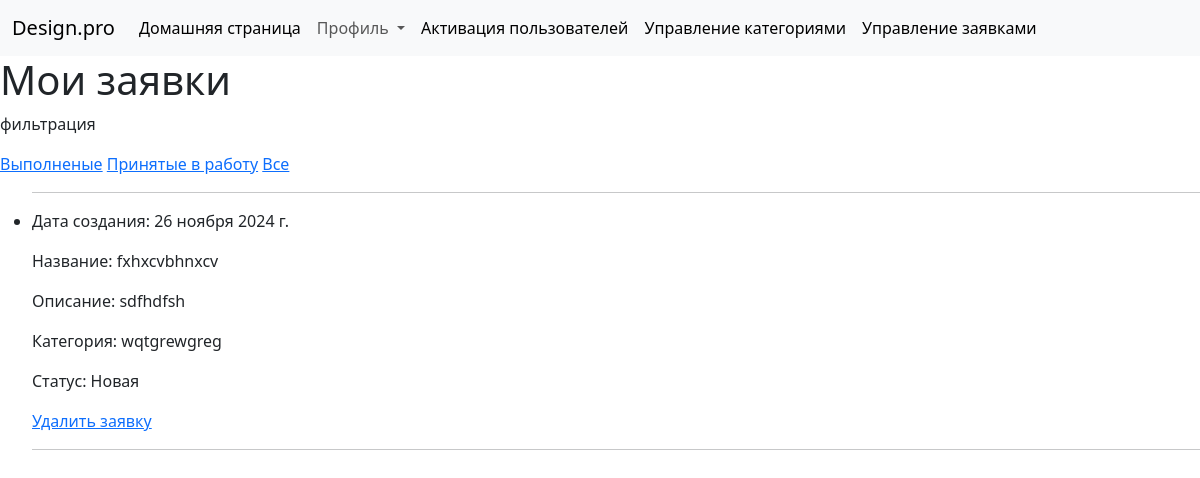
Before: /studio/pleasn/ (signed in) with the older database file.
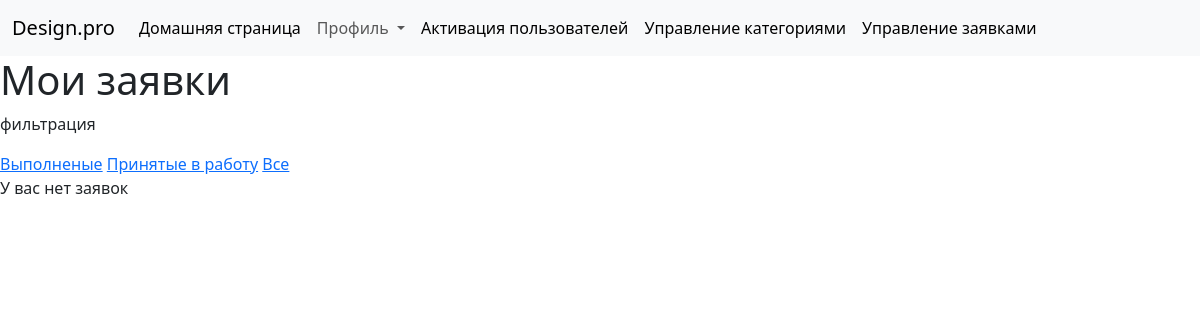
After: the same page with the newer database file.
### studio/models.py (models this page shows, shortened)
class Plea(models.Model):
    name = models.CharField(max_length=50)
    description = models.TextField(max_length=1000, help_text="Введите описание заявки")
    category = models.ForeignKey('Category', on_delete=models.CASCADE, null=True, help_text="Выберите категорию заявки")
    plan = models.ImageField(upload_to ='images/', null=True)
    author = models.ForeignKey(User, on_delete=models.SET_NULL, null=True, blank=True)
    creationDate = models.DateField(default=date.today)
    comentary = models.TextField(max_length=1000, null=True)
    design = models.ImageField(upload_to ='images/', null=True)
    adminUserName = models.CharField(max_length=150, null=True, blank=True)
    LOAN_STATUS = (
        ('n', 'Новая'),
        ('c', 'Выполнено'),
        ('i', 'принято в работу')
    )
    status = models.CharField(max_length=1, choices=LOAN_STATUS, blank=True, default='n', help_text='Статус заявки')
    def get_absolute_url(self):
        return reverse('plea-detail', args=[str(self.id)])

class Category(models.Model):
    name = models.CharField(
        max_length=200,
        unique=True,
        help_text="Введите категорию"
    )
    def __str__(self):
        return self.name
    class Meta:
        constraints = [
            UniqueConstraint(
                Lower('name'),
                name='genre_name_case_insensitive_unique',
                violation_error_message = "Жанр уже существует (совпадение без учета регистра)"
            ),
        ]

### studio/views.py (the view)
class PleaListViewN(LoginRequiredMixin,generic.ListView):
    model = Plea
    template_name ='studio/plea_list_n.html'
    def get_queryset(self):
        return Plea.objects.filter(author=self.request.user).order_by('creationDate').filter(status='n')

### studio/templates/studio/plea_list_n.html
{% extends "base_generic.html" %}
{% block content %}
  <h1>Мои заявки</h1>
  <p>фильтрация</p>
  <a href="{% url 'pleas_c'%}">Выполненые</a>
  <a href="{% url 'pleas_i'%}">Принятые в работу</a>
  <a href="{% url 'pleas'%}">Все</a>
  {% if plea_list %}
    <ul>
      {% for plea in plea_list %}
      <li>
        <hr>
        <p>Дата создания: {{ plea.creationDate }}</p>
        <p>Название: {{ plea.name }}</p>
        <p>Описание: {{ plea.description }}</p>
        <p>Категория: {{ plea.category }}</p>
        {% if plea.status == 'n' %}
        <p>Статус: Новая</p>
        {% elif plea.status == 'c' %}
        <p>Статус: Выполнено</p>
        {% else %}
        <p>Статус: принято в работу</p>
        {% endif %}
        <a href="{{ plea.get_absolute_url }}/delete/">Удалить заявку</a>
        <hr>
      </li>
      {% endfor %}
    </ul>
  {% else %}
    <p>У вас нет заявок</p>
  {% endif %}
{% endblock %}

Changed rows visible on the page:
no longer on this page (row edited): Plea: creationDate "26 ноября 2024 г.", name "fxhxcvbhnxcv", description "sdfhdfsh", category "wqtgrewgreg", status "Статус: Новая"
Other visible differences:
text now shown: "У вас нет заявок"
